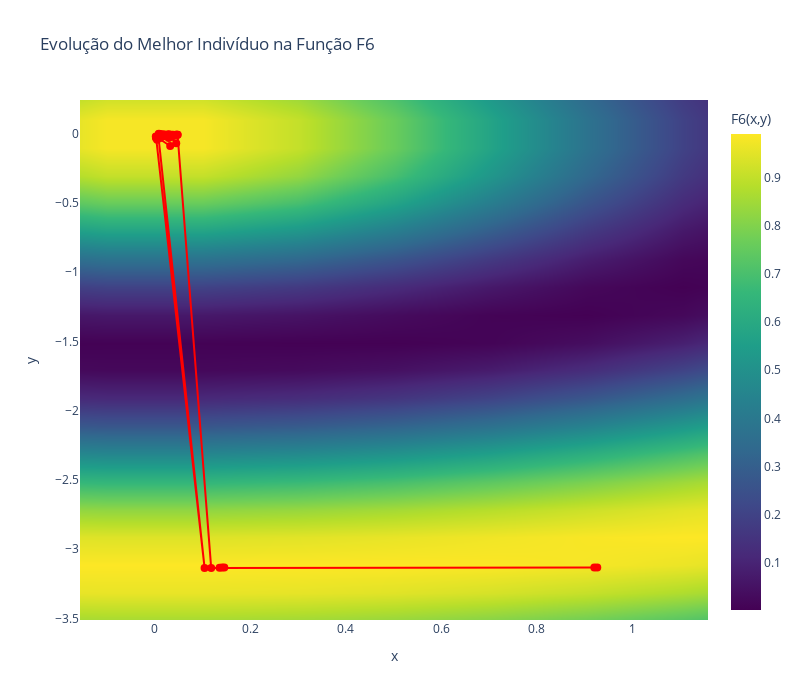

Here is the notebook cell this chart was saved with:
### Markdown cell above
Mapa interativo da posição do melhor individuo ao longo das gerações

### Code cell
# Geração da malha
x_vals = np.linspace(x_minv, x_maxv, 200)
y_vals = np.linspace(y_minv, y_maxv, 200)
X, Y = np.meshgrid(x_vals, y_vals)
Z = f6(X, Y)

# Preparar coordenadas do melhor indivíduo a cada 10 gerações
traj_x, traj_y = [], []
for gen in range(0, N_GEN, SAVE_INTERVAL):
    sol = ga_best.best_solutions[gen]
    x, y = decode_solution(sol)
    traj_x.append(x)
    traj_y.append(y)

# Criar figura Plotly
fig = go.Figure()

# Heatmap de fundo
fig.add_trace(go.Heatmap(
    z=Z,
    x=x_vals,
    y=y_vals,
    colorscale='Viridis',
    colorbar=dict(title="F6(x,y)"),
    zsmooth="best"
))

# Linha da trajetória
fig.add_trace(go.Scatter(
    x=traj_x,
    y=traj_y,
    mode='markers+lines',
    marker=dict(color='red', size=8),
    name="Melhor indivíduo"
))

fig.update_layout(
    title="Evolução do Melhor Indivíduo na Função F6",
    xaxis_title="x",
    yaxis_title="y",
    width=800,
    height=700
)

fig.write_html(f"{results_dir}/melhor_ind_interativo.html")
fig.show()

### Figure 1 — Plotly figure (JSON) as saved in the notebook; plotly's stock layout.template omitted (floating-point values rounded to 4 significant figures; data arrays with more than 128 entries replaced by an {"elided": "..."} marker saying what was removed)
{"data": [{"colorbar": {"title": {"text": "F6(x,y)"}}, "colorscale": [[0, "#440154"], [0.1111, "#482878"], [0.2222, "#3e4989"], [0.3333, "#31688e"], [0.4444, "#26828e"], [0.5556, "#1f9e89"], [0.6667, "#35b779"], [0.7778, "#6ece58"], [0.8889, "#b5de2b"], [1, "#fde725"]], "type": "heatmap", "x": {"elided": "200 float values"}, "y": {"elided": "200 float values"}, "z": {"elided": "200x200 float values"}, "zsmooth": "best"}, {"marker": {"color": "red", "size": 8}, "mode": "markers+lines", "name": "Melhor indivíduo", "type": "scatter", "x": [0.927, 0.9208, 0.1457, 0.1411, 0.1358, 0.1183, 0.04786, 0.04786, 0.04481, 0.04481, 0.03529, 0.01749, 0.01428, 0.01429, 0.01428, 0.01428, 0.01429, 0.0139, 0.01505, 0.01353, 0.01505, 0.02116, 0.02668, 0.045, 0.03233, 0.002274, 0.007805, 0.1044, 0.002643, 0.002667, 0.008771, 0.004956, 0.008437, 0.006458, 0.006458, 0.02057, 0.02955, 0.01179, 0.009528, 0.02171, 0.02934, 0.02934, 0.02706, 0.03524, 0.03844, 0.03693, 0.01092, 0.009885, 0.0365, 0.01513], "y": [-3.132, -3.132, -3.132, -3.133, -3.134, -3.136, -0.007805, -0.007805, -0.006822, -0.006512, -0.01316, -0.006154, -0.01659, -0.0187, -0.01222, -0.01222, -0.006369, -0.01223, -0.004539, -0.004539, -0.01375, -0.006148, -0.006422, -0.06792, -0.08828, -0.0197, -0.02287, -3.135, -0.03071, -0.0229, -0.0004321, -0.04351, -0.001982, -0.02495, -0.02495, -0.009587, -0.002888, -0.03054, -0.0229, -0.01744, -0.0307, -0.006631, -0.01273, -0.007251, -0.007316, -0.01201, -0.01343, -0.01352, -0.01983, -0.01341]}], "layout": {"height": 700, "title": {"text": "Evolução do Melhor Indivíduo na Função F6"}, "width": 800, "xaxis": {"autorange": false, "range": [-0.1565, 1.159], "title": {"text": "x"}, "type": "linear"}, "yaxis": {"autorange": false, "range": [-3.511, 0.2437], "title": {"text": "y"}, "type": "linear"}}}
